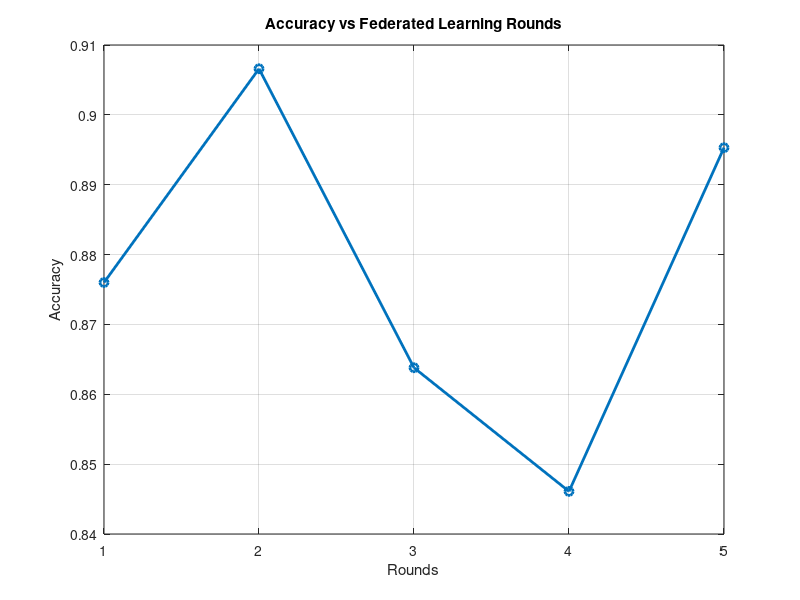

This figure's MATLAB source:
round = [1 2 3 4 5];
accuracy = [0.8760 0.9066 0.8638 0.8461 0.8953];
ylim([0.84 0.92]);

plot(round, accuracy, '-o', 'LineWidth', 2)
xlabel('Rounds')
ylabel('Accuracy')
title('Accuracy vs Federated Learning Rounds')
grid on
